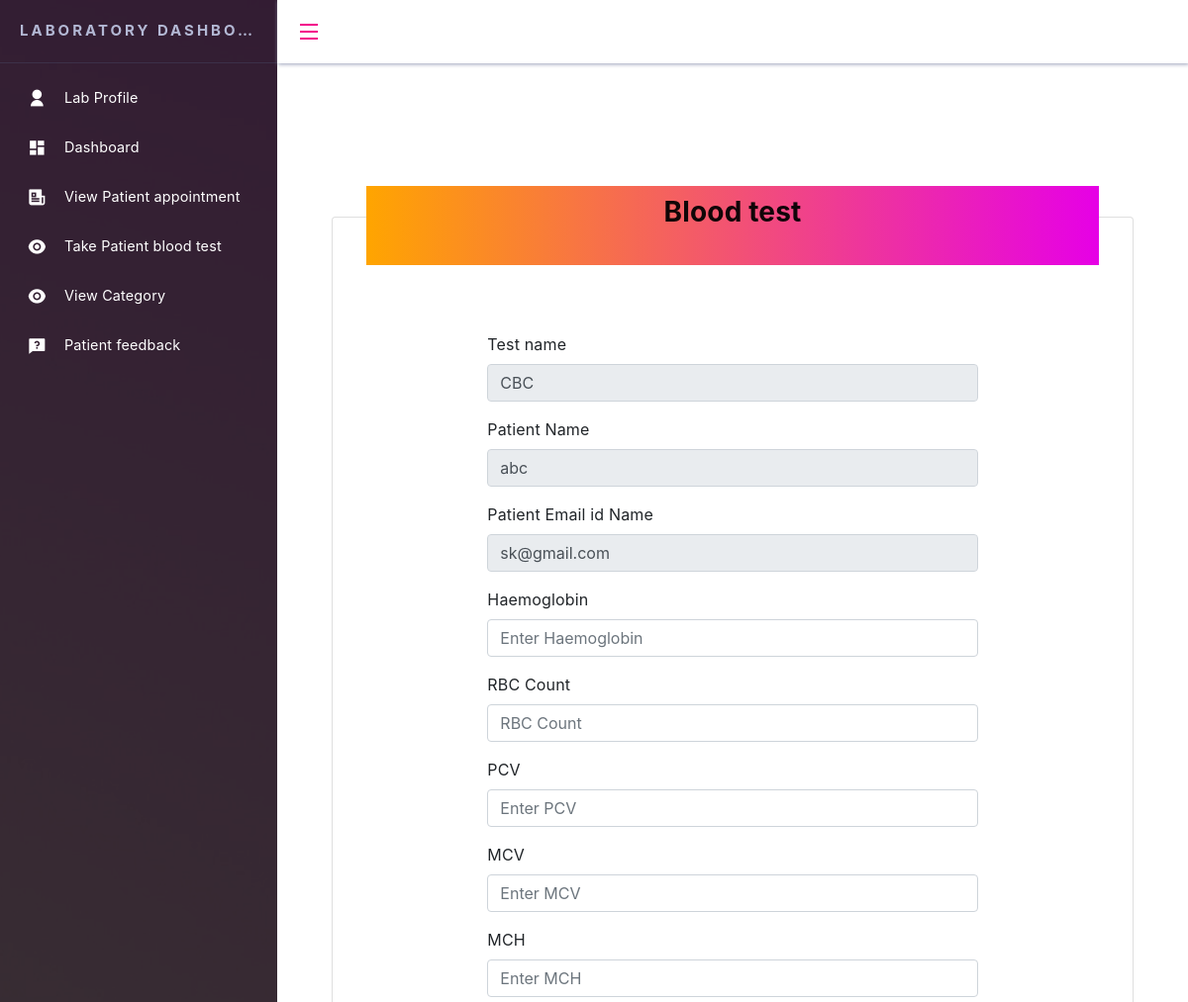
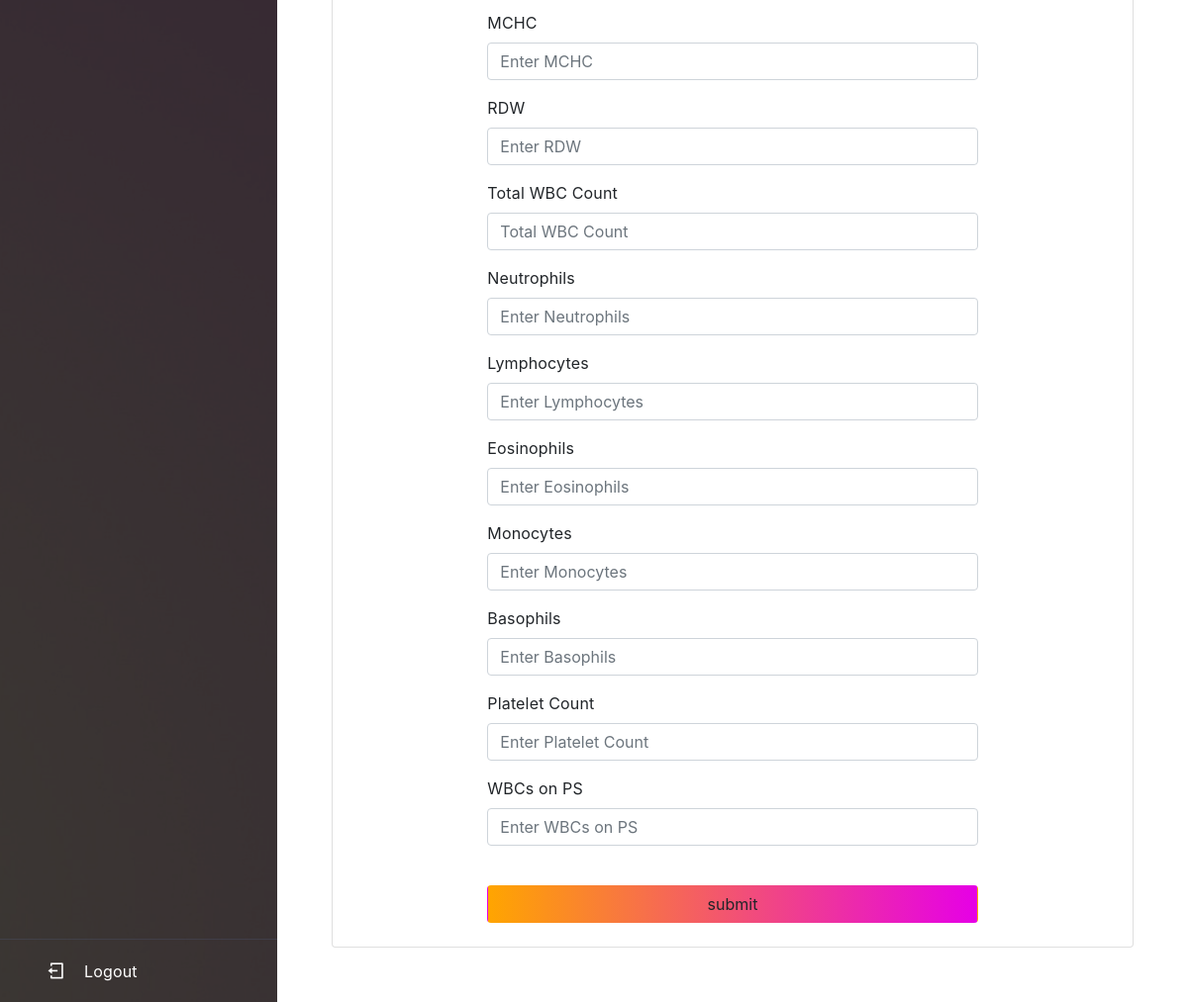
The app's page /lab/take_test/13/ (signed in) with its own data (2 pictures, top to bottom).
### laboratoryapp/models.py (models this page shows, shortened)
class Appointment(models.Model):
    g = (
        ('pending', 'pending'),
        ('approved', 'approved'),
        ('rejected', 'rejected'),
    )
    name = models.CharField(max_length=500)
    phone = models.IntegerField()
    email = models.EmailField(max_length=100)
    schedule = models.DateTimeField()
    Test_name=models.ForeignKey(Name_category, on_delete=models.CASCADE)
    status = models.CharField(max_length=12, choices=g, default = 'pending')
    appointment_booked=models.BooleanField(default=False)

class Name_category(models.Model):
    category_name=models.CharField(max_length=200,default='',verbose_name='Blood Test Name')
    def __str__(self):
        return self.category_name

### laboratoryapp/views.py (the view)
# urls.py: path('take_test/<int:id>/',take_test,name='take_test'),
def take_test(request,id):
    if 'Lid' in request.session:
        a=request.session['fname']
        c=request.session['name']
        b=Appointment.objects.get(pk=id)
        form =Testform(request.POST)
        if form.is_valid():
            b.appointment_booked=request.POST['test']
            form.save()
            b.save()
            return redirect('laboratory:index')
        return render(request,'bloodtest.html',{'a':a,'b':b,'c':c})
    else:
        return redirect('laboratory:lab_signin')

### laboratoryapp/templates/bloodtest.html (shortened to what this page needs)
{% extends 'admin_base.html' %}
{% load static %}
{% block content %}
<div class="dashboard">
    <div class="card" style="margin-top:100px; padding:0px 10px 0px 10px ;">
        <div class="baner" style="margin: auto; margin-top:-4%; margin-bottom:20px;">
            <h3 class="text-center" style="font-weight: bold; padding: 10px 0px 10px 0px;"> Blood test</h3>
        </div>
        <form method="post" class="col-8 mt-5" style="margin:auto;">
            <div class="form-group">
                <label>Test name</label>
                <input type="text"  class="form-control" name="Test_name"
                value="{{b.Test_name}}" readonly>
            </div>
            <div class="form-group">
                <label>Patient Name</label>
                <input type="text"  class="form-control" name="patientname"
                value="{{b.name}}" readonly>
            </div>
            <div class="form-group">
                <label>Patient Email id Name</label>
                <input type="text"  class="form-control" name="email"
                value="{{b.email}}" readonly>
            </div>
            <div class="form-group">
                <label>Haemoglobin</label>
                <input type="number" placeholder="Enter Haemoglobin" class="form-control" name="Haemoglobin"
                     required>
            </div>
            <div class="form-group">
                <label>RBC Count</label>
                <input type="number" placeholder="RBC Count" class="form-control"
                    name="RBC_Count"  required>
            </div>
            <div class="form-group">
                <label>PCV</label>
                <input type="number" placeholder="Enter PCV" class="form-control" name="PCV"
                 required>
            </div>
            <div class="form-group">
                <label>MCV</label>
                <input type="number" placeholder="Enter MCV" class="form-control" name="MCV"
                 required>
            </div>
            <div class="form-group">
                <label>MCH</label>
                <input type="number" placeholder="Enter MCH" class="form-control" name="MCH"
                 required>
            </div>
            <div class="form-group">
                <label>MCHC</label>
                <input type="number" placeholder="Enter MCHC" class="form-control" name="MCHC"
                 required>
            </div>
            <div class="form-group">
                <label>RDW</label>
                <input type="number" placeholder="Enter RDW" class="form-control" name="RDW"
                 required>
            </div>
            <div class="form-group">
                <label>Total WBC Count</label>
                <input type="number" placeholder="Total WBC Count" class="form-control" name="Total_WBC_Count"
                 required>
            </div>
            <div class="form-group">
                <label>Neutrophils</label>
                <input type="number" placeholder="Enter Neutrophils" class="form-control" name="Neutrophils"
                 required>
            </div>
            <div class="form-group">
                <label>Lymphocytes</label>
                <input type="number" placeholder="Enter Lymphocytes" class="form-control" name="Lymphocytes"
                 required>
            </div>
            <div class="form-group">
                <label>Eosinophils</label>
                <input type="number" placeholder="Enter Eosinophils" class="form-control" name="Eosinophils"
                 required>
            </div>
            <div class="form-group">
                <label>Monocytes</label>
                <input type="number" placeholder="Enter Monocytes" class="form-control" name="Monocytes"
                 required>
            </div>
            <div class="form-group">
                <label>Basophils</label>
                <input type="number" placeholder="Enter Basophils" class="form-control" name="Basophils"
                 required>
            </div>
            <div class="form-group">
                <label>Platelet Count</label>
                <input type="number" placeholder="Enter Platelet Count" class="form-control" name="Platelet_Count"
                 required>
            </div>
            <div class="form-group">
                <label>WBCs on PS</label>
                <input type="text" placeholder="Enter WBCs on PS" class="form-control" name="WBCs_on_PS"
                 required>
            </div>
            <br>
            <input type="submit" class="btn btn-block" value="submit"  />
        </form>
    </div>
</div>
    {% endblock %}

### laboratoryapp/static/css/demo.css (style rules this page uses)
.btn { background: linear-gradient(90deg, rgba(255, 165, 0, 1) 0%, rgb(230, 0, 230) 100%); }
.baner { height: 80px; width: 94%; background: linear-gradient(90deg, rgba(255, 165, 0, 1) 0%, rgb(230, 0, 230) 100%); color: rgba(0, 0, 0, 0.934); }

### laboratoryapp/static/css/style1.css (style rules this page uses)
* { box-sizing: border-box; }
body { margin: 0; height: 100vh; font-family: "Roboto", sans-serif; color: #212529; letter-spacing: 0.01em; line-height: 1.6; }
html, body { height: 100%; }
input { border: 0; color: inherit; font: inherit; margin: 0; outline: 0; padding: 0; -webkit-transition: background-color .3s; transition: background-color .3s; }
.btn { padding: 10px; display: inline-block; background-color: #f3008a; color: #fff; border-radius: 0.2rem; }
form { margin: 40px 0; display: flex; flex-direction: column; }
label { width: 200px; }

### records on screen
Appointment: Test_name "CBC", patientname "abc", email "sk@gmail.com"
